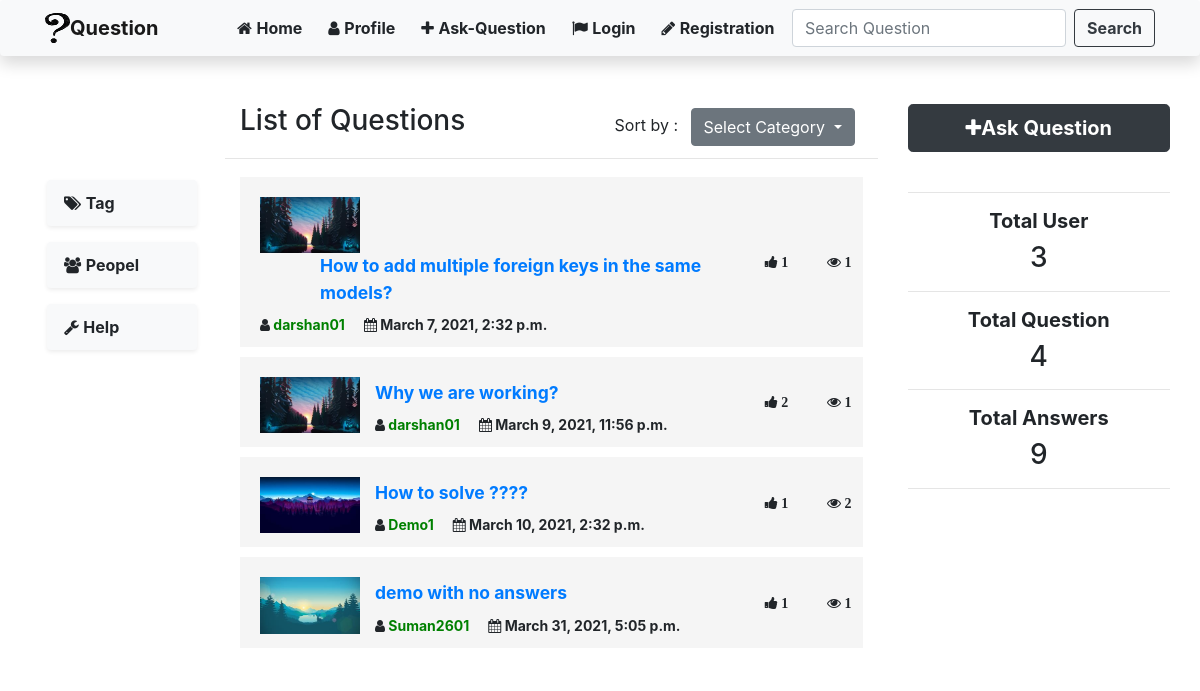
Before: / with the older database file.
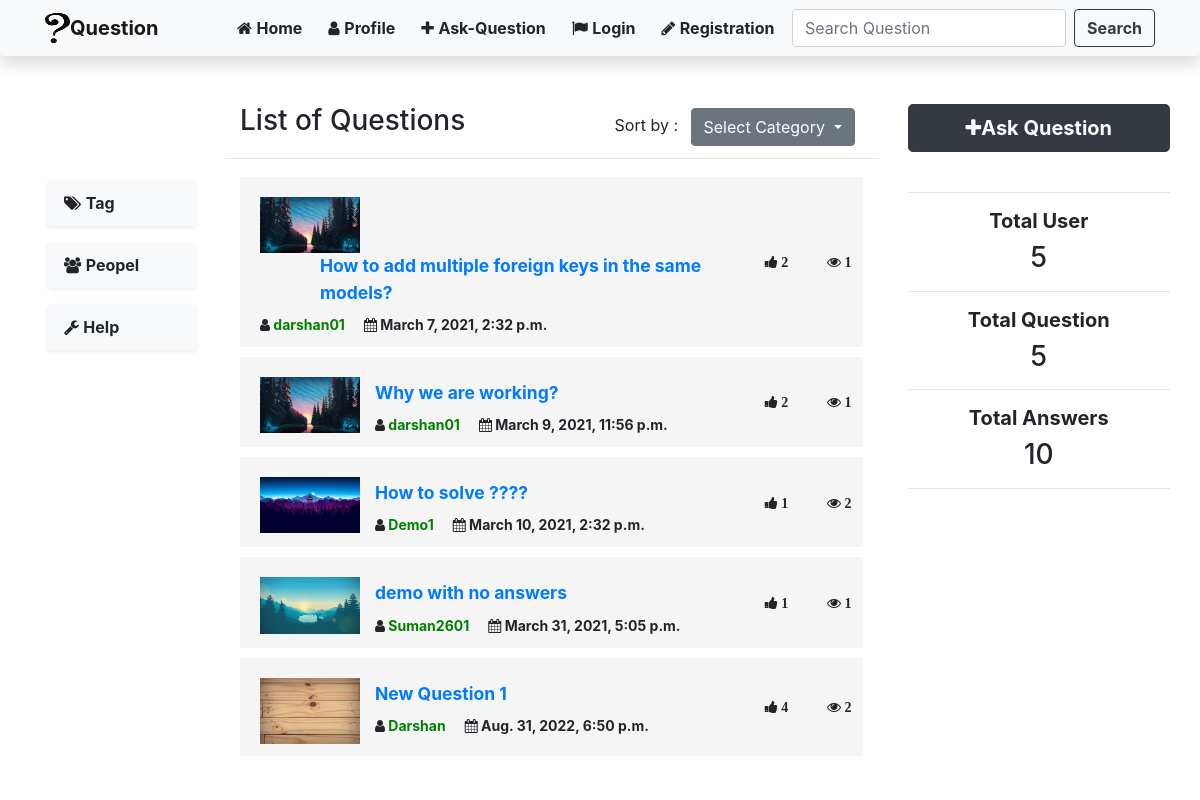
After: the same page with the newer database file.
### Question/models.py (models this page shows, shortened)
class Question(models.Model):
    postby = models.ForeignKey(User, on_delete=models.CASCADE, null=True)
    postdate = models.DateTimeField(auto_now_add=True)
    title = models.TextField(null=True)
    description = RichTextField(null=True)
    Tags = TaggableManager(blank=True)
    likes = models.ManyToManyField(User, related_name='que_like', blank=True)
    views = models.ManyToManyField(
        IpModel, related_name="que_views", blank=True)
    comment = models.ManyToManyField(
        Comment, related_name='que_comment', null=True, blank=True)

### Profile/models.py (models this page shows, shortened)
class Profile(models.Model):
    user = models.OneToOneField(User, on_delete=models.CASCADE)
    image = models.ImageField(default='default.jpg', upload_to='Profile_pic')
    gender = models.CharField(choices=GENDER_CHOICES,
                              max_length=10, default='Male')
    Address = models.TextField(null=True, blank=True)
    education = models.TextField(null=True, blank=True)
    skill = TaggableManager(blank=True)
    about = models.TextField(null=True)

### Question/views.py (the view)
# urls.py: path('', views.home, name='Home'),
def home(request):
    if request.method == 'GET':
        query = request.GET.get('query')
        if query is None:
            quest = Question.objects.all()
        else:
            quest = Question.objects.filter(title__icontains=query)
    else:
        quest = Question.objects.all()
    qlike = []
    qview = []
    for q in quest:
        qlike.append(q.likes.count())
        qview.append(q.views.count())
    mix = zip(quest, qlike, qview)
    totalquestions = quest.count()
    totaluser = Profile.objects.all().count()
    totalanswers = Answer.objects.all().count()
    return render(request, 'Questions/home.html', {'quest': quest, 'totaluser': totaluser, 'totalquestions': totalquestions, 'totalanswers': totalanswers, 'mix': mix})

### Question/templates/Questions/home.html (shortened to what this page needs)
{% extends "Questions/base.html" %}
{% block content %}
<div class="container-fluid">
    <div class="row">
        <div class="col-sm-2 p-4 mt-5">
            <div class="container p-1">
                <div class="row d-flex ml-1 py-1 shadow-sm p-1 mb-3 bg-light rounded">
                    <a href="/comingsoon" class="btn "><i class="fa fa-tags"></i> <b>Tag</b></a>
                </div>
                <div class="row d-flex ml-1 py-1 shadow-sm p-1 mb-3 bg-light rounded">
                    <a href="/comingsoon" class="btn"><i class="fa fa-users"></i> <b>Peopel</b></a>
                </div>
                <div class="row d-flex ml-1 py-1 shadow-sm p-1 mb-3 bg-light rounded">
                    <a href="/comingsoon" class="btn"> <i class="fa fa-wrench"></i> <b>Help</b> </a>
                </div>
            </div>
        </div>
        <div class="col-sm-7">
            <div class="container">
                <div class="row">
                    <div class="col-sm-6 ">
                        <h3 class="display-5 "> List of Questions</h3>
                    </div>
                    <div class="col-sm-6 d-flex justify-content-end">
                        <div> Sort by :
                            <div class="btn-group btn-sm">
                                <button type="button" class="btn btn-secondary dropdown-toggle" data-toggle="dropdown"
                                    aria-haspopup="true" aria-expanded="false">
                                    Select Category
                                </button>
                            </div>
                        </div>
                    </div>
                </div>
            </div>
            <hr class="my-2">
            <div id="myDIV">
                <div class="container">
                    <div class="row">
                        <div class="col-lg-12">
                            <div class="main-box clearfix">
                                <div class="table-responsive">
                                    <table class="table user-list">
                                        <tbody>
                                            {% for q,a,b in mix %}
                                            <tr>
                                                <td>
                                                    <img src={{q.postby.profile.image.url}} alt="pic">
                                                    <a href="/DetailsQUE/{{q.id}}"
                                                        class="user-link"><label><b>{{q.title}}</b></label></a>
                                                    <i class="fa fa-user"></i><a href="#"
                                                        style="text-decoration: none; color:green"><span
                                                            class="user-subhead"><b> {{q.postby}}
                                                            </b></span></a>&nbsp;&nbsp;&nbsp;
                                                    <i class="fa fa-calendar"></i><span><b> {{q.postdate}}</b></span>
                                                </td>
                                                <td style="width: 10%;">
                                                    <i class="fa fa-thumbs-up"> <b> {{a}}</b></i>
                                                </td>
                                                <td style="width: 7%;">
                                                    <i class="fa fa-eye"> <b> {{b}}</b></i>
                                                </td>
                                            </tr>
                                            {% endfor %}
                                        </tbody>
                                    </table>
                                </div>
                            </div>
                        </div>
                    </div>
                </div>
            </div>
        </div>
        <div class="col-sm-3">
            <a class="btn btn-dark btn-lg btn-block" href="{% url 'Ask-Question' %}"><i class="fa fa-plus"></i><b>Ask
                    Question</b></a>
            <br>
            <hr>
            <h5 style="text-align:center"><b> Total User</b></h5>
            <h3 style="text-align:center"> {{totaluser}}</h3>
            <hr>
            <h5 style="text-align:center"><b> Total Question</b> </h5>
            <h3 style="text-align:center"> {{totalquestions}}</h3>
            <hr>
            <h5 style="text-align:center"><b> Total Answers</b> </h5>
            <h3 style="text-align:center"> {{totalanswers}}</h3>
            <hr>
        </div>
    </div>
</div>
{% endblock content %}

### Question/templates/Questions/base.html (shortened to what this page needs)
{% load static %}
<!DOCTYPE html>
<html lang="en">
<head>
    <link rel="stylesheet" href="https://stackpath.bootstrapcdn.com/bootstrap/4.5.2/css/bootstrap.min.css"
>
    <link rel="stylesheet" href="https://cdnjs.cloudflare.com/ajax/libs/font-awesome/4.7.0/css/font-awesome.min.css">
</head>
<body>
    <div class="header">
        <nav class="navbar navbar-expand-lg navbar-light bg-light shadow p-2 mb-4 rounded">
            <div class="container">
                <a class="navbar-brand" href="{% url 'Home' %}">
                    <img src="/media/logo1.png" width="25" height="30" class="d-inline-block align-top " alt=""
                        loading="lazy"><b>Question</b>
                </a>&nbsp;&nbsp;&nbsp;&nbsp;&nbsp;&nbsp;&nbsp;&nbsp;&nbsp;&nbsp;&nbsp;
                <div class="collapse navbar-collapse" id="navbarSupportedContent">
                    <ul class="navbar-nav mr-auto">
                        <li class="nav-item active">
                            <a class="btn" href="{% url 'Home' %}"><i class="fa fa-home"></i> <b>Home</b> </a>
                        </li>
                        <li class="nav-item">
                            <a href="{% url 'profile' %}" class="btn"><i class="fa fa-user"></i> <b>Profile</b> </a>
                        </li>
                        <li class="nav-item">
                            <a href="{% url 'Ask-Question' %}" class="btn"><i class="fa fa-plus"></i>
                                <b>Ask-Question</b></a>
                        </li>
                        {% if user.is_authenticated %}
                        <li class="nav-item">
                            <a class="btn" href="{% url 'logout' %}"><i class="fa fa-flag"></i> <b>Logout</b></a>
                        </li>
                        {% else %}
                        <li class="nav-item">
                            <a class="btn" href="{% url 'login' %}"><i class="fa fa-flag"></i> <b>Login</b></a>
                        </li>
                        <li class="nav-item">
                            <a href="{% url 'register' %}" class="btn">
                                <i class="fa fa-pencil"></i> <b>Registration</b> </a>
                        </li>
                        {% endif %}
                    </ul>
                </div>
                <form class="form-inline my-2 my-lg-0" action="/" method="GET">
                    <input type="search" name="query" class="form-control mr-sm-2" id="query"
                        placeholder="Search Question" aria-label="Search">
                    <button class="btn btn-outline-dark my-2 my-sm-0" type="submit"><b>Search</b> </button>
                </form>
            </div>
        </nav>
    </div>
    <br>
    <div class="container-fluid">
        {% block content %}{% endblock %}
    </div>
</body>
</html>

### Question/templates/Questions/home.html (style rules this page uses)
.user-list tbody td>img { position: relative; max-width: 100px; float: left; margin-right: 15px; }
.user-list tbody td .user-link { display: block; font-size: 1.25em; padding-top: 3px; margin-left: 60px; }
.table tbody>tr>td { font-size: 0.875em; background: #f5f5f5; border-top: 10px solid #fff; vertical-align: middle; padding: 12px 8px; }
.table tbody>tr>td:first-child, .table thead>tr>th:first-child { padding-left: 20px; padding-top: 20px; }

Changed rows visible on the page:
computed for Question "How to add multiple foreign keys in the same models?": postby "1" → "2"
added Question: postby.profile.image (picture), title "New Question 1", postby "Darshan", postdate "Aug. 31, 2022, 6:50 p.m.", a "4", b "2"
Other visible differences:
{{ totaluser }}: "3" → "5"
{{ totalquestions }}: "4" → "5"
{{ totalanswers }}: "9" → "10"
